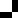
Frame 1 (no input)
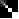
Frame 60 (no input)
Frame 120 (the mouse pressed at the canvas centre since frame 60): identical to frame 60, image omitted

The p5.js sketch that drew these frames (run headless with seeded random() and noise() and a simulated clock; from frame 60 on, the mouse is pressed at the canvas centre):

// p5.js sketch
// ── sketch.js
/*
<><><><><><><><><><><><><><><><><><><><><><><><><><><><><><><><><><><><><><><><><><><><>
  Simplified code from the session 9 
  check-in worksheet.
  
  This version creates the same
  drawing with simplified logic and fewer
  lines of code.
  
  Draws a series of white squares framed
  in black that get smaller and smaller
<><><><><><><><><><><><><><><><><><><><><><><><><><><><><><><><><><><><><><><><><><><><>
 */

const canvasSize = 19;
let rSize = canvasSize - 1;

function setup() {
	createCanvas(canvasSize, canvasSize);
	noStroke();
	background("white");
}

function draw() {
	let smallSize = rSize * 2/3;
	nestedRect(0, 0, rSize, smallSize);
	rSize = smallSize;
}

function nestedRect(x, y, long, short) {
	fill("black");
	rect(x, y, short, long);
	rect(x, y, long, short);

	fill("white");
	rect (x, y, short, short);
}
